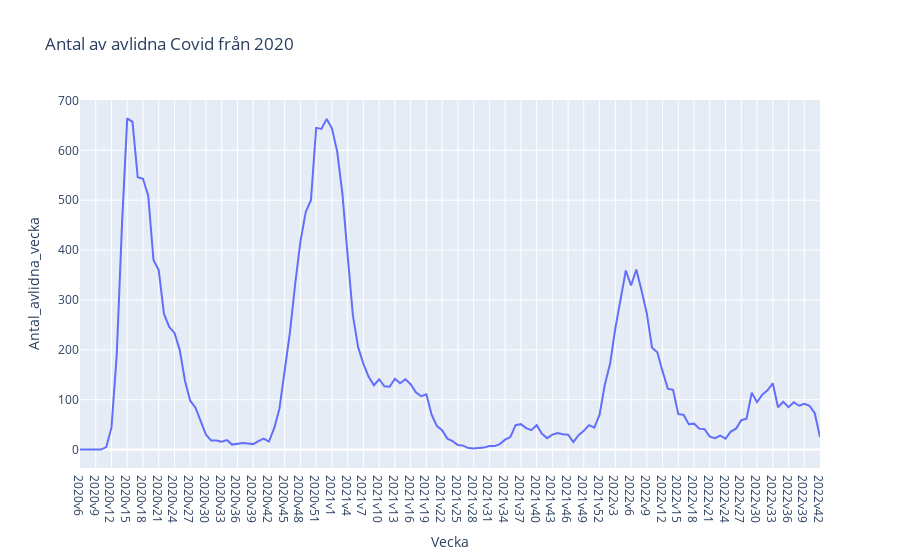

Source (notebook cell):
### Markdown cell above
## plotting with plotly express

### Code cell
avlinda = px.line(df_covid_week_sweden, x= "Vecka", y= "Antal_avlidna_vecka", title= "Antal av avlidna Covid från 2020")
avlinda.show()

### Figure 1 — Plotly figure (JSON) as saved in the notebook; plotly's stock layout.template omitted (floating-point values rounded to 4 significant figures; data arrays with more than 128 entries replaced by an {"elided": "..."} marker saying what was removed)
{"data": [{"hovertemplate": "Vecka=%{x}<br>Antal_avlidna_vecka=%{y}<extra></extra>", "legendgroup": "", "line": {"color": "#636efa", "dash": "solid"}, "marker": {"symbol": "circle"}, "mode": "lines", "name": "", "orientation": "v", "showlegend": false, "type": "scatter", "x": {"elided": "142 str values"}, "xaxis": "x", "y": {"elided": "142 int values"}, "yaxis": "y"}], "layout": {"legend": {"tracegroupgap": 0}, "title": {"text": "Antal av avlidna Covid från 2020"}, "xaxis": {"anchor": "y", "domain": [0, 1], "title": {"text": "Vecka"}}, "yaxis": {"anchor": "x", "domain": [0, 1], "title": {"text": "Antal_avlidna_vecka"}}}}
